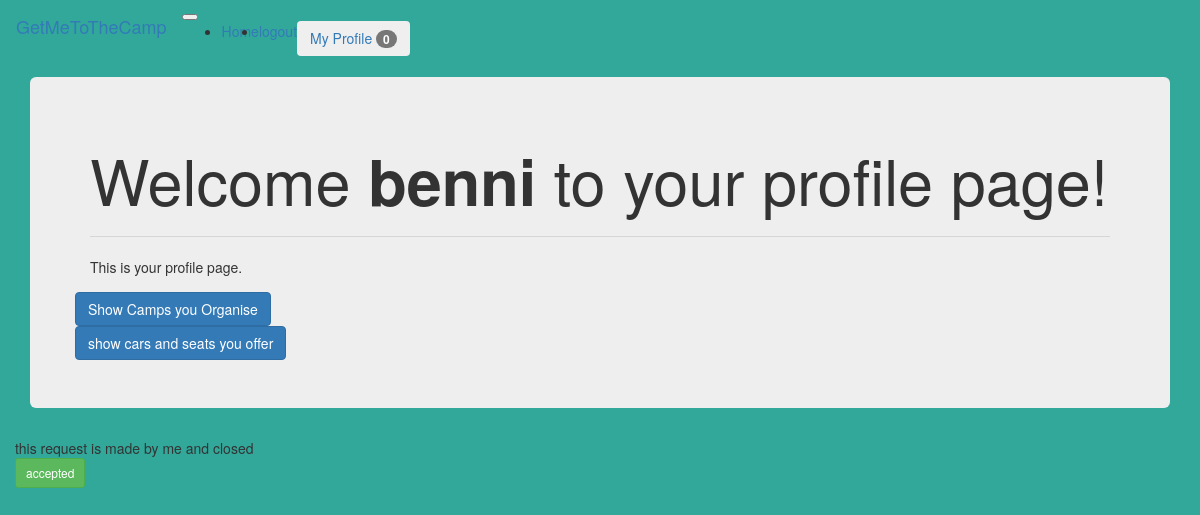
Page /profile/benni (signed in) on the committed database.
### model/models.py (models this page shows, shortened)
class User(UserMixin,db.Model):
	id = db.Column(db.Integer,primary_key = True)
	username = db.Column(db.String(64), index = True, unique = True)
	email = db.Column(db.String(120), index = True, unique = True)
	password_hash = db.Column(db.String(128))
	owned_car = db.relationship("Car",backref="car_owner",lazy="dynamic")
	owned_camp= db.relationship("Camp",backref="camp_owner",lazy="dynamic")
	assigned_seat=db.Column(db.Integer, db.ForeignKey("seat.id"))

class ReservationReq(db.Model):
	id = db.Column(db.Integer,primary_key = True)
	requestor_id= db.Column(db.Integer,db.ForeignKey("user.id"))
	owner_id=db.Column(db.Integer,db.ForeignKey("user.id"))
	status_pending=db.Column(db.Boolean(),default = True)
	status_accepted=db.Column(db.Boolean(),default = False)
	seat_id=db.Column(db.Integer,db.ForeignKey("seat.id"))
	requestor = db.relationship("User", foreign_keys=[requestor_id])
	owner = db.relationship("User", foreign_keys=[owner_id])
	seat=db.relationship("Seat", foreign_keys=[seat_id])

### routes/Routes.py (the view)
@app.route('/profile/<username>')
@login_required
def profile(username):
	count =get_notification_count()
	user = User.query.filter_by(username=username).first_or_404()
	user_camps = Camp.query.filter_by(owner_id=user.id).all()
	cars = Car.query.filter_by(owner_id=user.id).all()
	seats = Seat.query.join(Car).filter_by(owner_id=user.id).all()
	notifications = ReservationReq.query.all()
	return render_template("profile.html",reqs=notifications,user = user, cars= cars,seats=seats,user_camps=user_camps, notif_c=count)

### model/models.py (called while the page is built)
@login.user_loader
def load_user(id):
	return User.query.get(int(id))

### routes/Routes.py (called while the page is built)
def get_notification_count():
	if current_user.is_authenticated:
		notifs = ReservationReq.query.filter(ReservationReq.requestor_id == current_user.id or ReservationReq.owner_id == current_user.id).all()
		count = str(len(notifs))
		return count

### templates/profile.html (shortened to what this page needs)
{% extends "base.html" %}
{% block app_content %}
<div class="container">
<div class="jumbotron mt-3 shadow-sm">
        <h1 class="display-4"> Welcome <b>{{current_user.username}}</b> to your profile page! </h1>
        <hr class="my-4">This is your profile page.</p>
        <div class="row">
                <div class="col">
                        <button class="btn btn-primary w-100" type="button" data-toggle="collapse" data-target="#collapseShowMyCamps" aria-expanded="false" aria-controls="collapseExample">
                        Show Camps you Organise
                        </button>
                </div>
                <div class="col">
                        <button class="btn btn-primary w-100" type="button" data-toggle="collapse" data-target="#collapseShowMyCars" aria-expanded="false" aria-controls="collapseExample">
                        show cars and seats you offer
                        </button>
                </div>
        </div>
</div>
{%for req in reqs%}
{% if req.requestor_id == current_user.id or req.owner_id == current_user.id%}
<div class="card m-2">
        <div class="row">
                <div class="col">
                        {% if req.requestor_id == current_user.id and req.status_pending%}
                                this request is made by me  and open.
                        {% elif req.requestor_id == current_user.id and req.status_accepted %}
                                this request is made by me and closed
                        {% elif req.owner_id == current_user.id and req.status_pending %}
                                someone else reserved one of your seats
                        {% elif req.owner_id == current_user.id and req.status_accepted %}
                                someone else reserved one of your seats an you
                        {%endif%}
                </div>
                <div class="col">
                        {% if req.requestor_id == current_user.id and req.status_pending%}
                                <a class="btn btn-secondary btn-sm w-100" href="" role="button">pending</a>
                        {% elif req.requestor_id == current_user.id and req.status_accepted %}
                                <a class="btn btn-success  btn-sm w-100" href="" role="button">accepted</a>
                        {% elif req.owner_id == current_user.id and req.status_pending %}
                                <a class="btn btn-warning  btn-sm w-100" href="{{url_for('update',table='ReservationReq',elem_id=req.id)}}" role="button">accept this reservation</a>
                        {% elif req.owner_id == current_user.id and req.status_accepted %}
                                <a class="btn btn-success  btn-sm w-100" href="" role="button">accepted</a>
                        {%endif%}
                </div>
        </div>
</div>
{%endif%}
{%endfor%}
 </div>
{% endblock %}

### static/css/styles.css (style rules this page uses)
body { background-color: #32a89b; }

### rows in the picture
User: username "benni"
ReservationReq: status_pending "this request is made by me and closed"

### other values in the picture
{{ notif_c }} "0"
